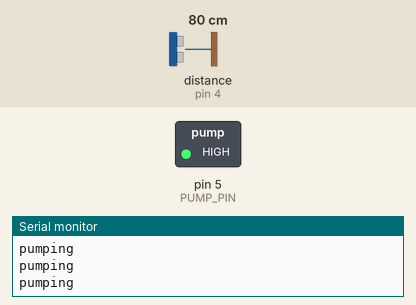
The sketch below on a simulated Arduino Uno, built with avr-gcc and run on an emulated ATmega328P. Shown: switched loads named in the sketch (green lamp = pin HIGH), the last lines printed to the serial monitor. Inputs (shaded band) come from the test bench; at power-on: distance to the obstacle (sensor on pin 4) 80 cm. The echo pulse lasts 58.3 µs per cm.

Above: at 1.8 s.
1.9 s: distance to the obstacle (sensor on pin 4) set to 22 cm
3.4 s: distance to the obstacle (sensor on pin 4) set to 19 cm
At 4.6 s:
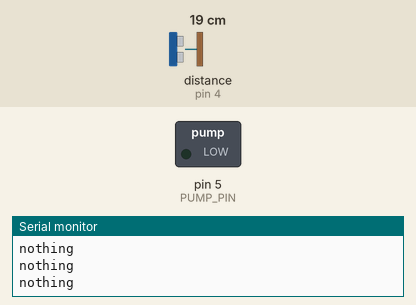
5.5 s: distance to the obstacle (sensor on pin 4) set to 35 cm
At 6.4 s:
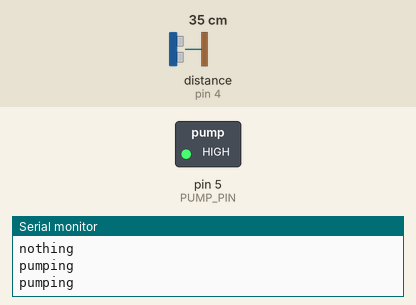
7.0 s: distance to the obstacle (sensor on pin 4) set to 9 cm
At 7.8 s:
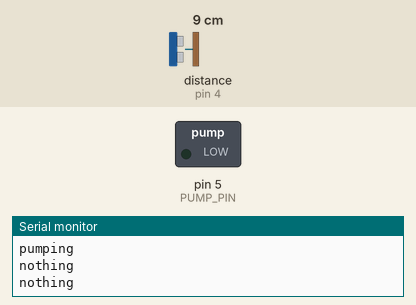
Timing chart, 0 to 9.5 s (numbered marks = the images above; inputs shaded):
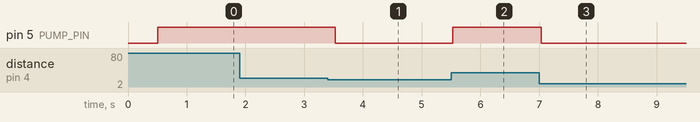

The sketch:

3pinUltrasonicPumping.ino
```cpp
//this is a code for using a 4 pin hc sr04 sensor as a 3 pin ping sensor By robobot3112
//This is the dummy code for fish tank
//charging laptop one

#include <NewPing.h>


#define MAX_DIS 20
#define MIN_DIS 5

#define PING_PIN 4 // Arduino pin for both trig and echo
#define PUMP_PIN 5// Arduino pin for pump


NewPing sonar(PING_PIN, PING_PIN );

boolean isPumping = false;

void setup() {

  Serial.begin(9600);
  pinMode(5, OUTPUT);

}

void loop() {

  delay(500); // Wait 50ms between pings (about 20 pings/sec). 29ms should be the shortest delay

  unsigned int uS = sonar.ping(); // Send ping, get ping time in microseconds (uS).
  float distance = uS / US_ROUNDTRIP_CM;
  //    Serial.print("Ping: ");
//    Serial.print(distance); // convert time into distance
//    Serial.println("cm");

  if (distance < 2 || (distance <= MAX_DIS && distance >= MIN_DIS) || distance > 300) {
     Serial.println("nothing");
        digitalWrite(5, LOW);
  }
  else if(distance > MAX_DIS) {
     Serial.println("pumping");
     digitalWrite(5, HIGH);

  }


}
```

Measured:
- the behaviour switches between 21 and 20 cm on distance to the obstacle (sensor on pin 4) (found by bisection; images 0 and 1)
- after the input at 3.4 s, pin 5 (PUMP_PIN): HIGH → LOW after 0.12 s
- after the input at 5.5 s, pin 5 (PUMP_PIN): LOW → HIGH at once
- after the input at 7.0 s, pin 5 (PUMP_PIN): HIGH → LOW at once
